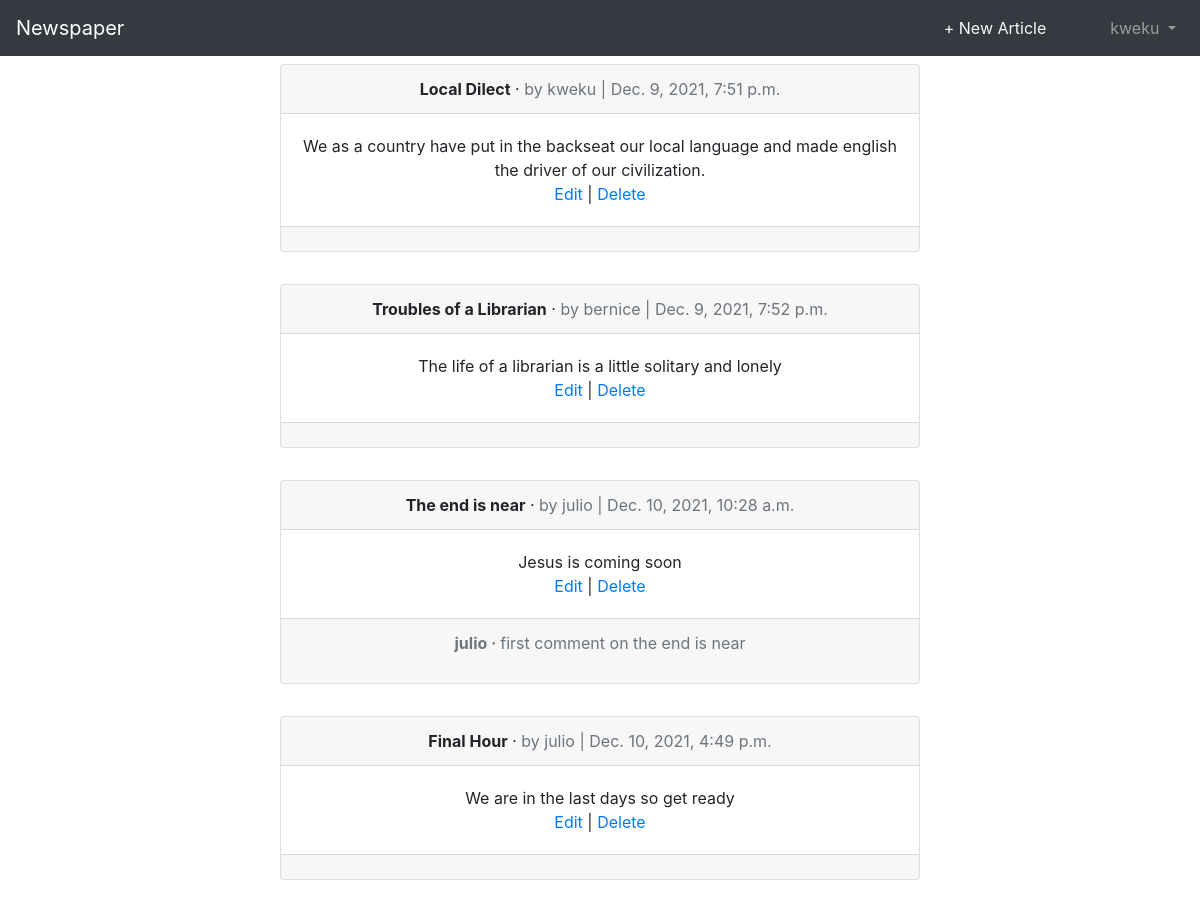
Page /articles/ (signed in) on the committed database.
### accounts/models.py (models this page shows)
class CustomUser(AbstractUser):
    age = models.PositiveIntegerField(null=True, blank=True)

### articles/models.py (models this page shows, shortened)
class Article(models.Model):
    title = models.CharField(max_length=255)
    body = models.TextField()
    date = models.DateTimeField(auto_now_add=True)
    author  = models.ForeignKey(get_user_model(),on_delete=models.CASCADE)

class Comment(models.Model):
    article = models.ForeignKey(Article,on_delete=models.CASCADE,related_name='comments')
    comment = models.CharField(max_length=255)
    author = models.ForeignKey(get_user_model(),on_delete=models.CASCADE)
    def __str__(self):
        return "{}".format(self.comment)

### articles/views.py (the view)
# urls.py: path('',ArticleListView.as_view(),name ="list") ,
class ArticleListView(LoginRequiredMixin,ListView):
    model = Article
    template_name = 'article/list.html'
    context_object_name = 'articles'

### templates/article/list.html (shortened to what this page needs)
{%  extends '../base.html'  %}
   {% load crispy_forms_tags %}
{% block content %}
     <center>
        {% for article in articles   %}
         <div class="mt-2 card" style="width : 40em;">
            <div class="card-header">
                <span class="font-weight-bold">{{ article.title }}</span> &middot;
                <span class="text-muted">by {{ article.author }} |
                {{ article.date }}</span>
                </div>
                <div class="card-body">
                    {{ article.body }} <br/>
                    <a href="{% url 'edit' article.pk %}">Edit</a> |
                    <a href="{% url 'delete' article.pk %}">Delete</a>
                </div>
                <div class="text-center card-footer text-muted">
                       {% for comment in article.comments.all %}
                            <p>
                            <span class="font-weight-bold">
                               {{ comment.author }} &middot;
                            </span>
                              {{ comment }}
                            </p>
                       {% endfor %}
                </div>
            </div>
            <br />
          {% endfor %}
     </center>
{% endblock content %}

### templates/base.html (shortened to what this page needs)
   {% load static %}
<!DOCTYPE html>
<html lang="en">
<head>
    <link href="{% static 'css/bootstrap.min.css' %}" rel="stylesheet" type="text/css" />
    <link href="{% static 'css/base.css' %}" rel="stylesheet" type="text/css" />
</head>
<body>
<nav class="navbar navbar-expand-lg navbar-dark bg-dark">
          <a class="navbar-brand" href="{% url 'home' %}">Newspaper</a>
          <div class="collapse navbar-collapse" id="navbarSupportedContent">
          {% if user.is_authenticated %}
           <ul class="ml-auto navbar-nav">
              <li class="nav-item">
                       <a href="{% url 'create' %}" class="mr-5 nav-link text-light">+ New Article</a>
              </li>
              <li class="nav-item">
              <a class="nav-link dropdown-toggle" href="#" id="navbarDropdown" role="button"
                  data-toggle="dropdown"  aria-haspopup="true" aria-expanded="false">
                    {{ user.username }}
              </a>
            </li>
          </ul>
          {% else %}
           <form class="ml-auto form-inline">
               <a href="{% url 'login' %}" class="btn btn-outline-secondary"> Log In</a>
                <a href="{% url 'signup' %}" class="ml-2 btn btn-primary"> Sign up</a>
            </form>
          {% endif %}
     </div>
</nav>
    <main>
       {% block content %}
       {% endblock content %}
    </main>
</body>
</html>

### static/css/base.css (style rules this page uses)
html body { margin: 0; }

### rows in the picture
CustomUser: username "kweku"
Article: title "Local Dilect", author "kweku", date "Dec. 9, 2021, 7:51 p.m.", body "We as a country have put in the backseat our local language and made english the driver of our civilization."
Article: title "Troubles of a Librarian", author "bernice", date "Dec. 9, 2021, 7:52 p.m.", body "The life of a librarian is a little solitary and lonely"
Article: title "The end is near", author "julio", date "Dec. 10, 2021, 10:28 a.m.", body "Jesus is coming soon"
Comment: author "julio", comment "first comment on the end is near"
Article: title "Final Hour", author "julio", date "Dec. 10, 2021, 4:49 p.m.", body "We are in the last days so get ready"
